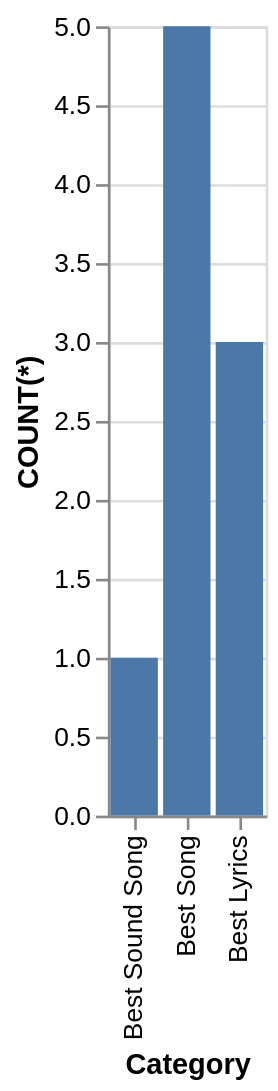

Write a Vega-Lite specification for this figure.
### Vega-Lite specification from a JSON file in a GitHub repository (floating-point values rounded to 4 significant figures)
{"data": {"values": [{"x_data": "Best Sound Song", "y_data": 1}, {"x_data": "Best Song", "y_data": 5}, {"x_data": "Best Lyrics", "y_data": 3}]}, "mark": "bar", "encoding": {"x": {"field": "x_data", "type": "nominal", "title": "Category", "sort": "descending"}, "y": {"field": "y_data", "type": "quantitative", "title": "COUNT(*)"}}}
